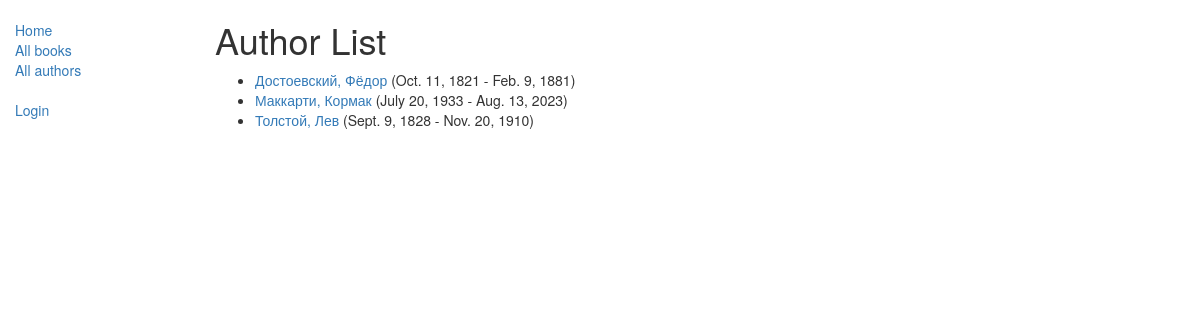
Screenshot of /catalog/authors/ with the database file from the repository.
### catalog/models.py (models this page shows, shortened)
class Author(models.Model):
    first_name = models.CharField(max_length=100)
    last_name = models.CharField(max_length=100)
    date_of_birth = models.DateField(null=True, blank=True)
    date_of_death = models.DateField('died', null=True, blank=True)
    class Meta:
        ordering = ['last_name', 'first_name']
    def get_absolute_url(self):
        return reverse('author-detail', args=[str(self.id)])

### catalog/views.py (the view)
class AuthorListView(generic.ListView):
    model = Author
    paginate_by = 10

### catalog/templates/catalog/author_list.html
{% extends "base_generic.html" %}
{% block content %}
    <h1>Author List</h1>
    {% if author_list %}
    <ul>
      {% for author in author_list %}
      <li>
        <a href="{{ author.get_absolute_url }}">{{ author.last_name }}, {{author.first_name}} </a>
        <span> ({{ author.date_of_birth }} - {{author.date_of_death}}) </span>
      </li>
      {% endfor %}
    </ul>
    {% else %}
      <p>There are no authors in the library.</p>
    {% endif %}
{% endblock %}

### catalog/templates/base_generic.html (shortened to what this page needs)
<!doctype html>
<html lang="en">
  <head>
    <link
      rel="stylesheet"
      href="https://maxcdn.bootstrapcdn.com/bootstrap/3.3.7/css/bootstrap.min.css" />
    {% load static %}
    <link rel="stylesheet" href="{% static 'css/styles.css' %}" />
  </head>
  <body>
    <div class="container-fluid">
      <div class="row">
        <div class="col-sm-2">
          {% block sidebar %}
            <ul class="sidebar-nav">
              <li><a href="{% url 'index' %}">Home</a></li>
              <li><a href="{% url 'books' %}">All books</a></li>
              <li><a href="{% url 'authors' %}">All authors</a></li>
            </ul>
             {% if user.is_authenticated %}
              <ul class="sidebar-nav">
                <li>User: {{ user.get_username }}</li>
                <li><a href="{% url 'my-borrowed' %}">My Borrowed</a></li>
                <li><a href="{% url 'logout'%}?next={{request.path}}">Logout</a></li>
                {% else %}
                <li class="sidebar-nav"><a href="{% url 'login'%}?next={{request.path}}">Login</a></li>
              {% endif %}
          {% endblock %}
        </div>
        <div class="col-sm-10 ">{% block content %}{% endblock %}</div>
      </div>
    </div>
  </body>
</html>

### catalog/static/css/styles.css (style rules this page uses)
.sidebar-nav { margin-top: 20px; padding: 0; list-style: none; }

### rows the page displays
Author: last_name "Достоевский", first_name "Фёдор", date_of_birth "Oct. 11, 1821", date_of_death "Feb. 9, 1881"
Author: last_name "Маккарти", first_name "Кормак", date_of_birth "July 20, 1933", date_of_death "Aug. 13, 2023"
Author: last_name "Толстой", first_name "Лев", date_of_birth "Sept. 9, 1828", date_of_death "Nov. 20, 1910"
